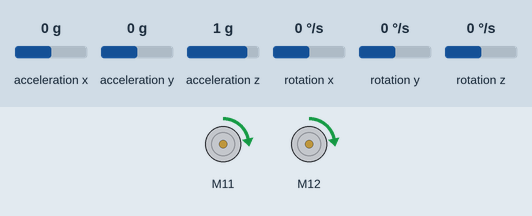
Simulated run of this sketch. Board: Arduino Uno, built with avr-gcc and run on an emulated ATmega328P. Parts: 2 × DC motor (green arrow = forward, orange = backward, longer = faster). The test bench sets the inputs (shaded band); at power-on: rotation z 0 °/s, acceleration x 0 g, acceleration y 0 g, acceleration z 1 g, rotation x 0 °/s, rotation y 0 °/s.

Above: at 2.0 s.
2.1 s: rotation z set to 30 °/s
5.1 s: rotation z set to 35 °/s
7.7 s: rotation z set to -45 °/s
10.7 s: rotation z set to -52 °/s
12.3 s: rotation z set to 33 °/s
15.3 s: rotation z set to 40 °/s
Timing chart, 0 to 18.1 s (numbered marks = the images above; inputs shaded):
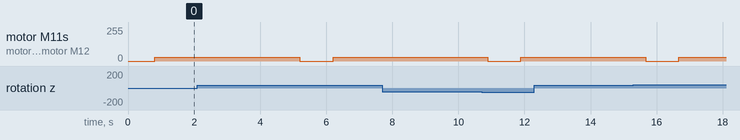

The sketch:

V1.ino
```cpp
#include <Wire.h>
#include <MeAuriga.h>

// Create an instance of MeGyro for the gyro sensor
MeGyro gyro(0, 0x69);
MeEncoderOnBoard motor_left(SLOT1);
MeEncoderOnBoard motor_right(SLOT2);
MeLineFollower lineFinder(PORT_6);

void setup() {
  // Initialize serial communication at 9600 bits per second:
  Serial.begin(9600);

  // Initialize the gyro sensor
  gyro.begin();
  // Optional: Set the initial values for the gyro (zero calibration)
  gyro.fast_update();

}

void move(int speed){
  motor_left.setMotorPwm(-speed);
  motor_right.setMotorPwm(speed); //right motor is built in reverse so it has to spin the other direction
}

void turn(int direction, int deg){
  move(0);
  int rotation = gyro.getAngleZ()+180;

  if(direction == 0){//turn right
    if((rotation+deg)%360 < gyro.getAngleZ()){
      while(gyro.getAngleZ() > (rotation+deg)%360 ){
        gyro.update();
        // Serial.print(gyro.getAngleZ()+180);
        // Serial.print(" ");
        // Serial.println((rotation + deg) % 360);
        motor_left.setMotorPwm(30);
        motor_right.setMotorPwm(30);
      }
    }

      while((int)gyro.getAngleZ()+180 <= ((rotation + deg)%360)){
        gyro.update();
        // Serial.print(gyro.getAngleZ()+180);
        // Serial.print(" ");
        // Serial.println((rotation + deg) % 360);
        motor_left.setMotorPwm(30);
        motor_right.setMotorPwm(30);
      }

  }
  else{//turn left
    while(gyro.getAngleZ()+180 >= ((rotation-deg)%360)){
      gyro.update();
      // Serial.print(gyro.getAngleZ()+180);
      // Serial.print(" ");
      // Serial.println((rotation + deg) % 360);
      motor_left.setMotorPwm(-30);
      motor_right.setMotorPwm(-30);
    }
  }
  move(0);
}

void lineFollow(){
  int sensorState = lineFinder.readSensors();
  Serial.println(sensorState);
  switch(sensorState)
  {
    case 0:
      Serial.println("Neither is white"); //both black
      move(30);
      break; //forward
    case 1:
      Serial.println("Left is white"); //right black
      while(lineFinder.readSensors() == 1){
        turn(0,1);
      }
      break; // turn right
    case 2:
      Serial.println("Right is white"); //left black
      while(lineFinder.readSensors() == 2){
        turn(1,1);
      }
      break; // turn left //left
    case 3:
      Serial.println("Left Right is white"); //neither black
      move(30);
      break;//forward
    default: break;
  }
}

// void balance(){
//   float angleX = gyro.getAngleX();
//   //the higher the angle the proportionally larger the tourque has to be
//   //max angle is 30 degrees (pulled out of my ass)
//   int speed = angleX / 30 * 255;
//   if(abs(angleX) > 5){
//     move(0speed);
//   }
//   else{
//     move(0);
//   }
//   Serial.print("balance-speed ");
//   Serial.print(speed);
// }

void loop() {
  // Update the gyro sensor readings
  gyro.update();

  // Get the angle values
  // float angleX = gyro.getAngleX();
  // float angleY = gyro.getAngleY();
  // float angleZ = gyro.getAngleZ();

  //lineFollow();
  turn(0, 90);
  //Serial.println("got out");
  delay(1000);
  // Print the angle values to the Serial Monitor
  // Serial.print("Angle X: ");
  // Serial.print(angleX);
  // Serial.print("  Angle Y: ");
  // Serial.print(angleY);
  // Serial.print("  Angle Z: ");
  //Serial.println(angleZ);

  // Add a small delay to make the output readable
  // delay(100);
}
```

Measured:
- after the input at 2.1 s, every drawn part: stays the same
- after the input at 7.7 s, every drawn part: stays the same
- after the input at 12.3 s, every drawn part: stays the same
